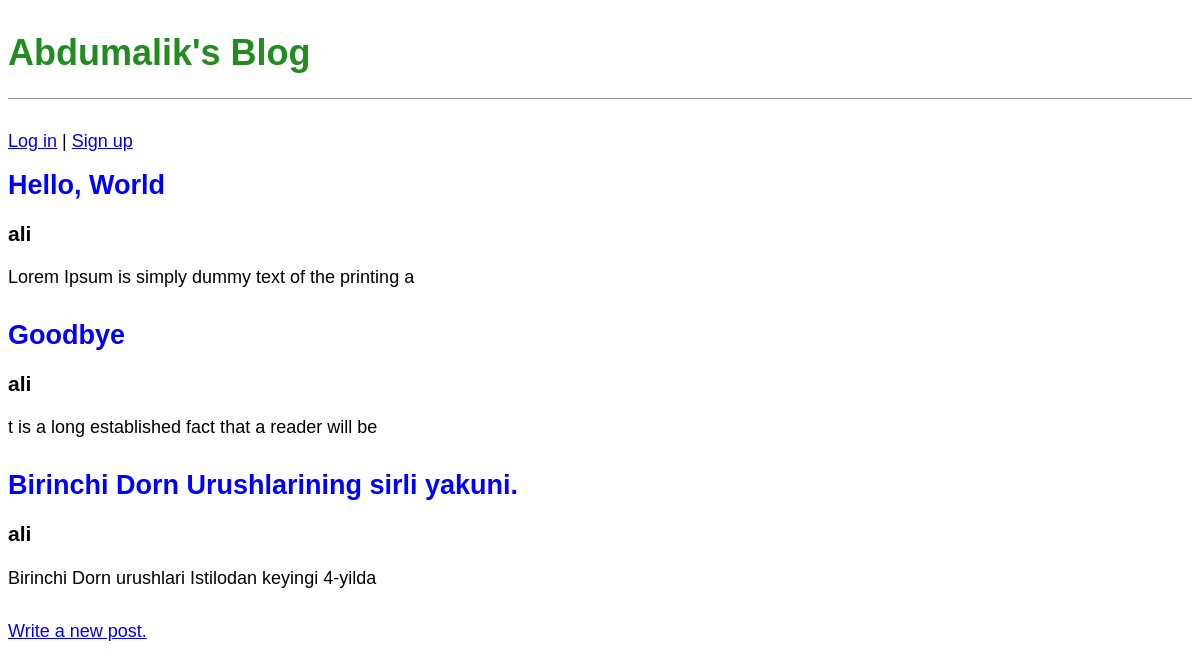
The page / on the database its author committed.
### blog/models.py (models this page shows, shortened)
class Post(models.Model):
    title = models.CharField(max_length=200)
    author = models.ForeignKey(User, on_delete=models.CASCADE)
    body = models.TextField()

### blog/views.py (the view)
# urls.py: path("", BlogPage.as_view(), name="home"),
class BlogPage(ListView):
    model = Post
    template_name = "home.html"

### templates/home.html
{% extends "base.html" %}
{% block content %}
    {% for post in object_list %}
        <div class="post-entry">
            <h2><a href="{% url 'post' post.id %}">{{ post.title }}</a></h2>
            <h3>{{ post.author }}</h3>
            <p>{{ post.body|slice:":50"}}</p>
        </div>
    {% endfor %}
{% endblock %}

### templates/base.html (shortened to what this page needs)
{% load static %}
<!DOCTYPE html>
<html lang="en">
<head>
    <link rel="stylesheet" href="{% static 'css/base.css' %}">
</head>
<body>
    <header>
      <h1><a href="{% url 'home' %}">Abdumalik's Blog</a></h1>
    </header>
    {% if user.is_authenticated %}
    <p>Welcome, {{ user.username }}!</p>
    <form action="{% url 'logout' %}" method="post">
        {% csrf_token %}
        <input type="submit" value="Log out">
    </form>
    {% else %}
    <p> <a href="{% url 'login' %}">Log in</a> |
        <a href="{% url 'signup' %}">Sign up</a>
    </p>
    {% endif %}
    <div>
      {% block content %}
      {% endblock %}
    </div>
    <footer>
        <a href="{% url 'new_post' %}">Write a new post.</a>
    </footer>
</body>
</html>

### static/css/base.css (style rules this page uses)
header { border-bottom: 1px solid #999; margin-bottom: 2rem; display: flex; }
body { font-family: 'Noto Sans JP', sans-serif; font-size: 18px; }
header h1 a { color: ForestGreen; text-decoration: none; }
.post-entry { margin-bottom: 2rem; }
.post-entry h2 { margin: 0.5rem 0; }
.post-entry h2 a, .post-entry h2 a:visited { color: blue; text-decoration: none; }
.post-entry p { margin: 0; font-weight: 400; }

### rows shown on the page
Post: title "Hello, World", author "ali", body "Lorem Ipsum is simply dummy text of the printing a"
Post: title "Goodbye", author "ali", body "t is a long established fact that a reader will be"
Post: title "Birinchi Dorn Urushlarining sirli yakuni.", author "ali", body "Birinchi Dorn urushlari Istilodan keyingi 4-yilda"
